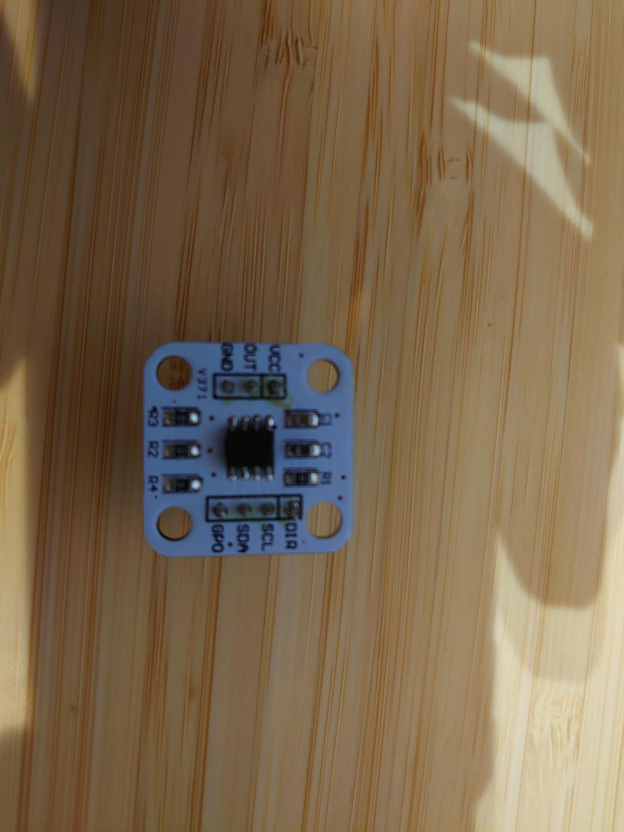
#> input picture hardware/ref/as5600_top.jpg, 1247 x 1663 px (shown at 1/2 size)
$ python _as5600_pitch.py
#> lines starting #> are read from the running program, lines starting #| are printed output that depends on the picture; after the words box and inside, x2 and y2 are one past the last pixel; in counts of white or black regions, pixels touching at a corner belong together
# -*- coding: utf-8 -*-
"""AS5600 の取付穴のピッチを、写真から**物差しを外から与えて**出す。
   🔴 _as5600_rect.py は「4 つの穴 = ±8.5」を前提に置いた変換なので、ピッチは測れない
      （残差 0.136mm は「4 つの穴がきれいな正方形だ」としか言っていない）。
   ここでは写真の中の**長さの分かっている物**を物差しにする:
     ① 穴の径 3.55mm（✅ 現物合わせ・hole_gauge.scad。φ3.5 が入り φ3.6 が入らない）
     ② 基板の外形 23.0mm（⚠ 17.0 と同じ 2026-08-01 の定規実測。同じ日の値なので独立ではない）
   使い方: python hardware/_as5600_pitch.py
"""
import os
import numpy as np
from PIL import Image
from scipy import ndimage as ndi

HERE = os.path.dirname(os.path.abspath(__file__))
a = np.asarray(Image.open(os.path.join(HERE, 'ref', 'as5600_top.jpg')).convert('RGB')).astype(float)

# --- 白い基板を切り出す（背景は木＝オレンジ）---
# ✅ この切り出しは _as5600_rect.py で通っているものをそのまま使う
board = (a[:, :, 2] / np.maximum(a[:, :, 0], 1) > 0.80) & (a.mean(2) > 90)
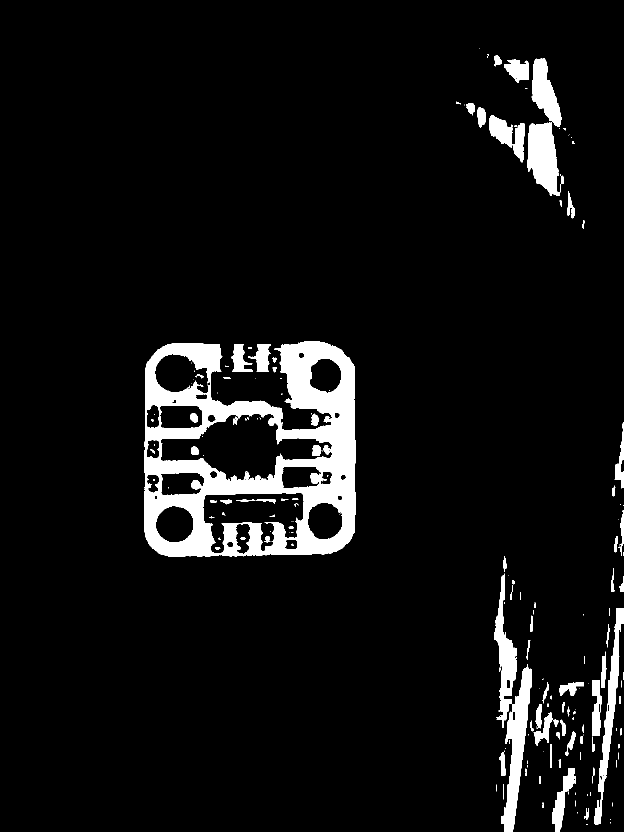
#> board: shape (1663, 1247) bool (shown at 1/2 size); 6.6% white; 194 white regions (103 under 20 px), largest, box (x1, y1, x2, y2) and area: (288, 683, 712, 1114) 83796, (1054, 117, 1128, 392) 11253, (1002, 1328, 1064, 1663) 8250
board = ndi.binary_closing(board, np.ones((9, 9)))
#> board: shape (1663, 1247) bool; 7.2% white; 80 white regions (29 under 20 px), largest, box (x1, y1, x2, y2) and area: (288, 683, 712, 1114) 94583, (913, 117, 1132, 392) 18276, (988, 1112, 1131, 1659) 17641
lab, n = ndi.label(board)
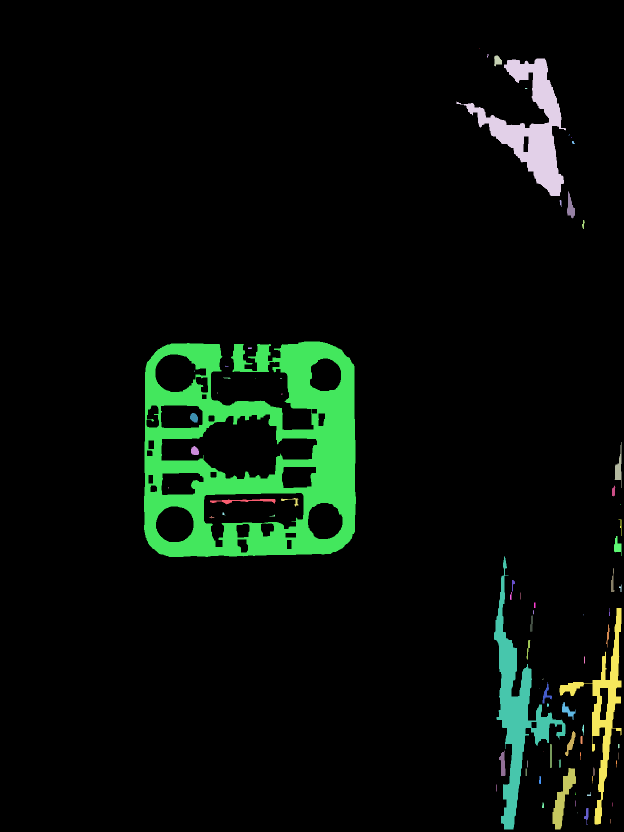
#> lab: shape (1663, 1247) int32 (shown at 1/2 size); 81 distinct labels, from 0 to 80; one colour per label, 0 black
#> n = 80
board = lab == int(np.argmax(ndi.sum(board, lab, range(1, n + 1)))) + 1
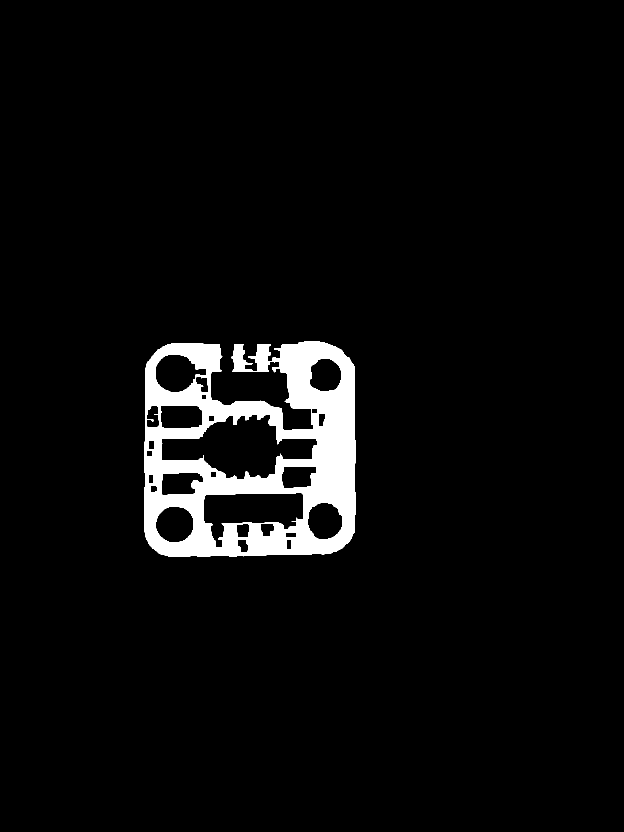
#> board: shape (1663, 1247) bool (shown at 1/2 size); 4.6% white; 1 white region, box (x1, y1, x2, y2) and area: (288, 683, 712, 1114) 94583
filled = ndi.binary_fill_holes(board)
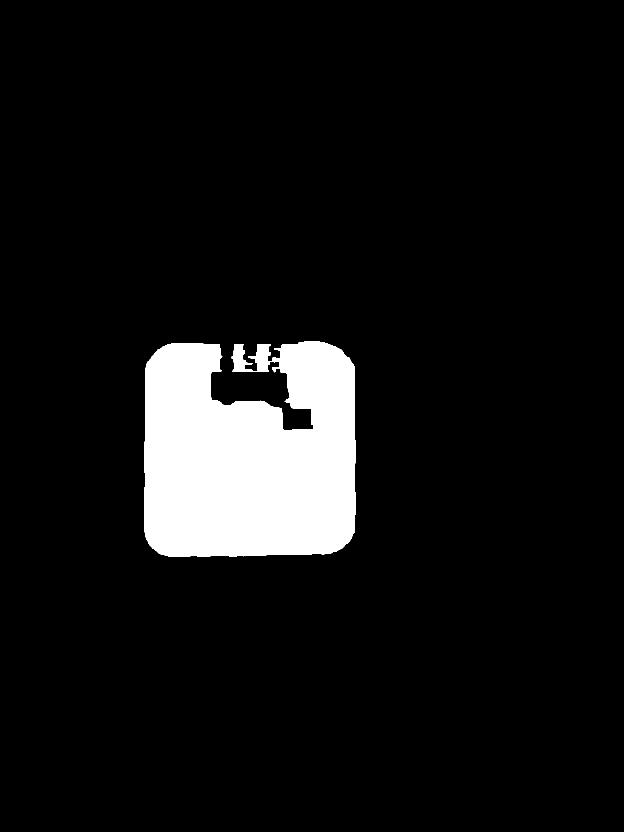
#> filled: shape (1663, 1247) bool (shown at 1/2 size); 7.7% white; 1 white region, box (x1, y1, x2, y2) and area: (288, 683, 712, 1114) 159277

# --- 4 つの取付穴（内接円で拾う。しっぽが付いても中心と径が動かない）---
lab2, n2 = ndi.label(filled & ~board)
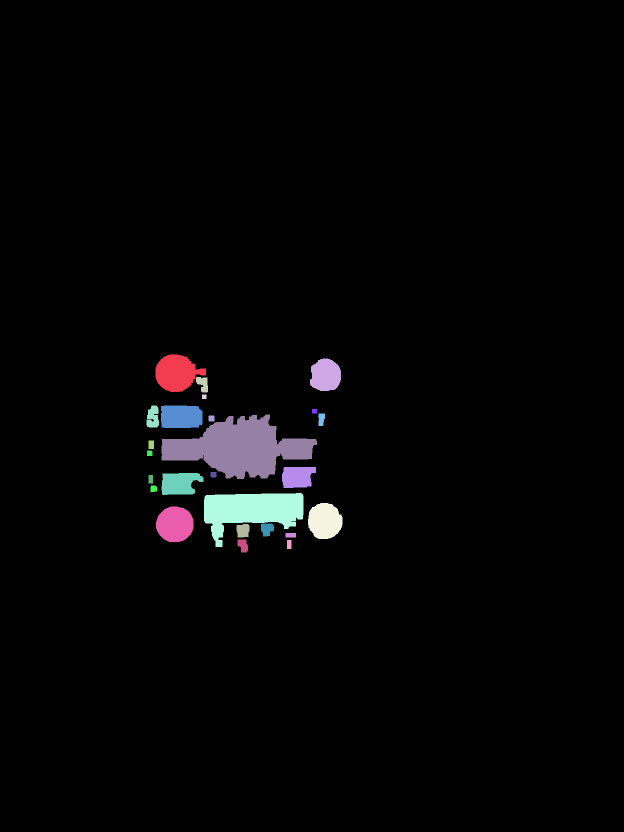
#> lab2: shape (1663, 1247) int32 (shown at 1/2 size); 26 distinct labels, from 0 to 25; one colour per label, 0 black
#> n2 = 25
ys, xs = np.nonzero(filled); cx, cy = xs.mean(), ys.mean()
#> after `cx, cy = (xs.mean(), ys.mean())`: cx = 497.1; cy = 911.9
cand = []
for i in range(1, n2 + 1):
    m = lab2 == i
    if m.sum() < 1500: continue
    d = ndi.distance_transform_edt(m)
    r = d.max()
    if not (25 <= r <= 45): continue
    yy, xx = np.nonzero(d >= r - 0.5)
    ex, ey = xx.mean(), yy.mean()
    cand.append((np.hypot(ex - cx, ey - cy), ex, ey, r))
#> this loop made 25 passes
#> (r, yy, xx, ex, ey) on passes 1, 2, 18, 19, 20: (37.48, [746, 746, 746, 746], [348, 349, 350, 351], 349.5, 746), (29, [747, 748, 748, 749, 749, 750, 750, 751, 751, 752, 752], [652, 652, 653, 652, 653, 652, 653, 652, 653, 652, 653], 652.5, 749.7), (30, [1016, 1016, 1016, 1016, 1016, 1016, 1017, 1017], [564, 565, 566, 567, 568, 569, 567, 568], 566.8, 1016.2), (32.65, [1041, 1042, 1042, 1043, 1044, 1044, 1045], [648, 648, 649, 649, 649, 650, 650], 649, 1043), (35.44, [1048, 1048, 1048, 1049, 1049, 1049], [348, 349, 350, 348, 349, 350], 349, 1048.5)
#> r on passes 6, 9, 13, 15: 23, 51.62, 21, 21.21
#> pass 1, `m = lab2 == i`:
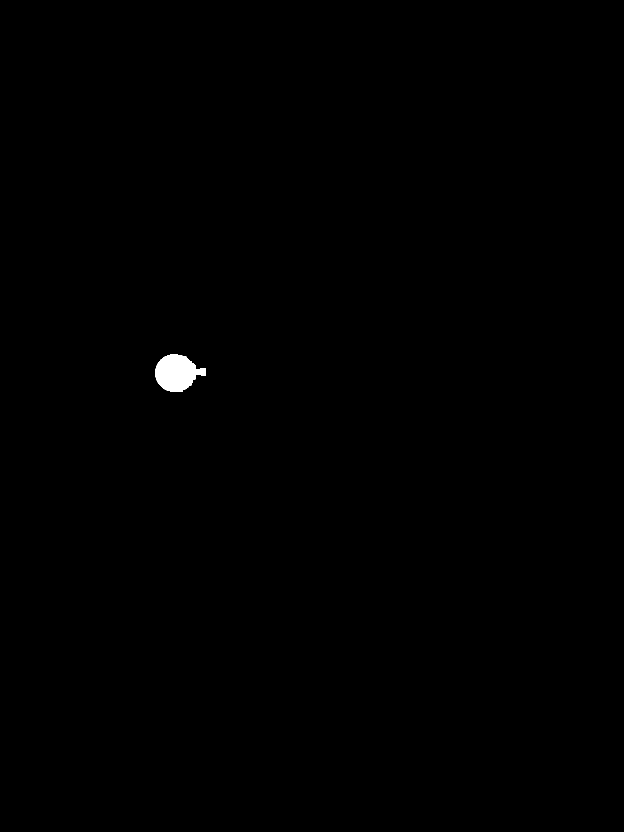
#> m: shape (1663, 1247) bool (shown at 1/2 size); 0.24% white; 1 white region, box (x1, y1, x2, y2) and area: (311, 709, 412, 784) 5080
#> after the loop:
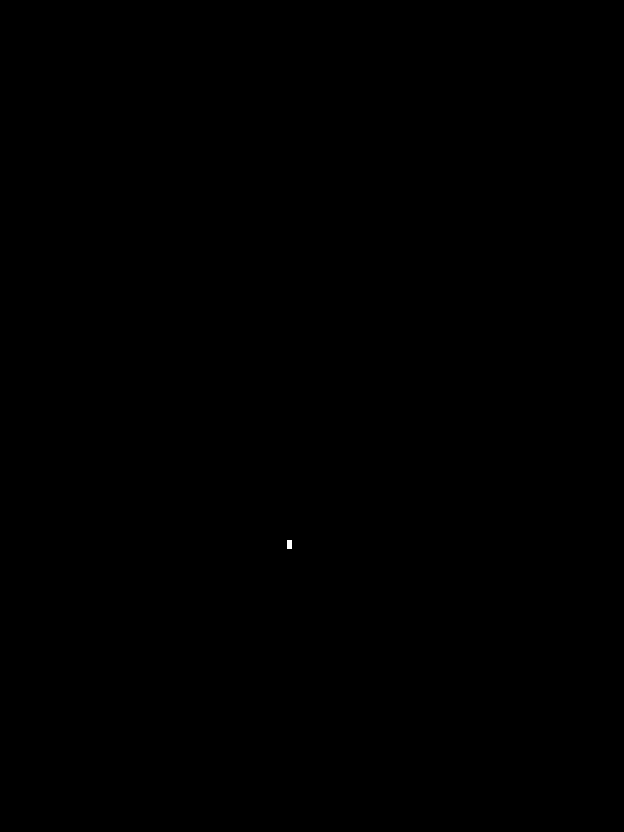
#> m: shape (1663, 1247) bool (shown at 1/2 size); 0.01% white; 1 white region, box (x1, y1, x2, y2) and area: (574, 1080, 583, 1098) 162
#> after the loop, cand = [(222, 349.5, 746, 37.48), (224.6, 652.5, 749.7, 29), (125.5, 566.8, 1016.2, 30), (200.7, 649, 1043, 32.65), (201.5, 349, 1048.5, 35.44)]
cand.sort(key=lambda c: -c[0])
assert len(cand) >= 4, '穴が 4 つ見つからない: %d' % len(cand)
cand = cand[:4]
#> cand = [(224.6, 652.5, 749.7, 29), (222, 349.5, 746, 37.48), (201.5, 349, 1048.5, 35.44), (200.7, 649, 1043, 32.65)]
P = np.array([[c[1], c[2]] for c in cand])
#> P = [[652.5, 749.7], [349.5, 746], [349, 1048.5], [649, 1043]]
R = np.array([c[3] for c in cand])
#> R = [29, 37.48, 35.44, 32.65]

# 左上・右上・右下・左下 に並べ替え
top = sorted([p for p in P if p[1] < cy], key=lambda p: p[0])
#> top = [[349.5, 746], [652.5, 749.7]]
bot = sorted([p for p in P if p[1] > cy], key=lambda p: p[0])
#> bot = [[349, 1048.5], [649, 1043]]
P = np.array([top[0], top[1], bot[1], bot[0]])
#> P = [[349.5, 746], [652.5, 749.7], [649, 1043], [349, 1048.5]]

sides = [np.hypot(*(P[i] - P[(i + 1) % 4])) for i in range(4)]
#> sides = [303, 293.3, 300.1, 302.5]
diags = [np.hypot(*(P[0] - P[2])), np.hypot(*(P[1] - P[3]))]
#> diags = [421.8, 425.9]

# --- 物差し ① 穴の径 ---
px_per_mm_hole = (2 * R.mean()) / 3.55
#> px_per_mm_hole = 18.95
# --- 物差し ② 基板の外形（角が丸いので、最小面積の回転長方形の辺）---
yy, xx = np.nonzero(filled)
pts = np.stack([xx, yy], 1).astype(float)
#> pts = 159277 pairs, first value 288 to 711, second value 683 to 1113
best = None
for th in np.arange(0, 90, 0.1):
    c, s = np.cos(np.radians(th)), np.sin(np.radians(th))
    u = pts @ np.array([c, s]); v = pts @ np.array([-s, c])
    w, h = np.ptp(u), np.ptp(v)
    if best is None or w * h < best[0]: best = (w * h, w, h, th)
#> this loop made 900 passes
#> (c, s, w, h, best) on passes 1, 892, 893, 894: (1, 0, 423, 430, (181890, 423, 430, 0)), (0.0157, 1, 427.7, 425.1, (181811.5, 427.7, 425.1, 89.1)), (0.014, 1, 427.5, 424.5, (181497.4, 427.5, 424.5, 89.2)), (0.0122, 1, 427.6, 424.2, (181373.1, 427.6, 424.2, 89.3))
#> (th, c, s, w, h) on passes 2 to 7: (0.1, 1, 0.00175, 423, 430.5), (0.2, 1, 0.00349, 423, 431), (0.3, 1, 0.00524, 423.1, 431.6), (0.4, 1, 0.00698, 423.1, 432.1), (0.5, 1, 0.00873, 423.3, 432.6), (0.6, 1, 0.0105, 423.7, 433.1)
px_per_mm_edge = ((best[1] + best[2]) / 2) / 23.0
#> px_per_mm_edge = 18.52

print('穴の中心（画素）: ' + ' '.join('(%.1f,%.1f)' % tuple(p) for p in P))
#| 穴の中心（画素）: (349.5,746.0) (652.5,749.7) (649.0,1043.0) (349.0,1048.5)
print('穴の径（画素・4 つ）: ' + ' / '.join('%.1f' % (2 * r) for r in R) +
      '   ばらつき %.1f%%' % (100 * (R.max() - R.min()) / R.mean()))
#| 穴の径（画素・4 つ）: 58.0 / 75.0 / 70.9 / 65.3   ばらつき 25.2%
print('基板の外形（画素）: %.1f x %.1f（傾き %.1f 度）' % (best[1], best[2], best[3]))
#| 基板の外形（画素）: 427.6 x 424.2（傾き 89.3 度）
print()
for name, k in (('① 穴の径 3.55mm', px_per_mm_hole), ('② 外形 23.0mm', px_per_mm_edge)):
    print('%-18s 1mm = %6.2f 画素' % (name, k))
    print('   辺 4 本: ' + ' / '.join('%.2f' % (s / k) for s in sides) + '  平均 %.2f mm' % (np.mean(sides) / k))
    print('   対角 2 本: ' + ' / '.join('%.2f' % (d / k) for d in diags) +
          '  平均 %.2f mm  ⇒ ピッチ %.2f mm' % (np.mean(diags) / k, np.mean(diags) / k / np.sqrt(2)))
#> this loop made 2 passes
#> (name, k) on passes 1 to 2: ('① 穴の径 3.55mm', 18.95), ('② 外形 23.0mm', 18.52)
#| ① 穴の径 3.55mm       1mm =  18.95 画素
#|    辺 4 本: 15.98 / 15.47 / 15.83 / 15.96  平均 15.81 mm
#|    対角 2 本: 22.25 / 22.47  平均 22.36 mm  ⇒ ピッチ 15.81 mm
#| ② 外形 23.0mm        1mm =  18.52 画素
#|    辺 4 本: 16.36 / 15.84 / 16.20 / 16.34  平均 16.19 mm
#|    対角 2 本: 22.78 / 23.00  平均 22.89 mm  ⇒ ピッチ 16.18 mm
print()
print('模型の値: ピッチ 17.00 / 対角 %.2f' % (17 * np.sqrt(2)))
#| 模型の値: ピッチ 17.00 / 対角 24.04
